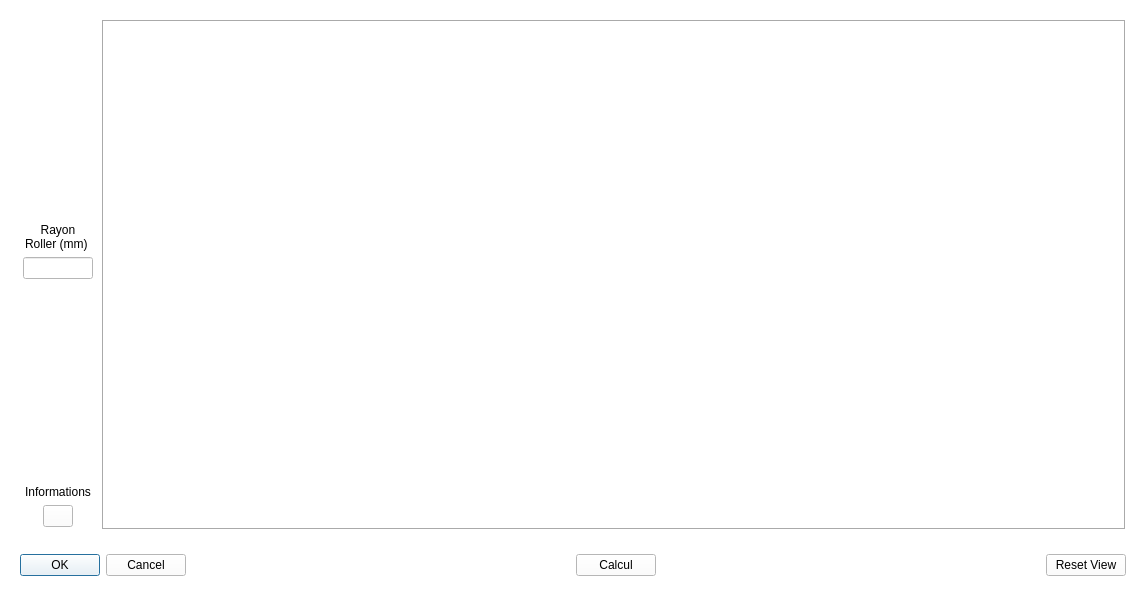
<?xml version="1.0" encoding="UTF-8"?>
<ui version="4.0">
 <class>RollerDialog</class>
 <widget class="QWidget" name="RollerDialog">
  <property name="geometry">
   <rect>
    <x>0</x>
    <y>0</y>
    <width>1146</width>
    <height>596</height>
   </rect>
  </property>
  <property name="windowTitle">
   <string>Vérification Pression de Hertz</string>
  </property>
  <property name="styleSheet">
   <string notr="true">background-color: rgb(255, 255, 255);</string>
  </property>
  <layout class="QVBoxLayout" name="RollerLayout">
   <item>
    <widget class="QWidget" name="mainWidget" native="true">
     <layout class="QHBoxLayout" name="mainLayout">
      <item alignment="Qt::AlignLeft">
       <widget class="QWidget" name="parametersWidget" native="true">
        <layout class="QVBoxLayout" name="parametersLayout">
         <property name="leftMargin">
          <number>3</number>
         </property>
         <property name="topMargin">
          <number>3</number>
         </property>
         <property name="rightMargin">
          <number>3</number>
         </property>
         <property name="bottomMargin">
          <number>3</number>
         </property>
         <item>
          <spacer name="verticalSpacer_4">
           <property name="orientation">
            <enum>Qt::Vertical</enum>
           </property>
           <property name="sizeType">
            <enum>QSizePolicy::Expanding</enum>
           </property>
           <property name="sizeHint" stdset="0">
            <size>
             <width>20</width>
             <height>20</height>
            </size>
           </property>
          </spacer>
         </item>
         <item>
          <widget class="QLabel" name="rollerradiusLabel">
           <property name="sizePolicy">
            <sizepolicy hsizetype="Preferred" vsizetype="Preferred">
             <horstretch>0</horstretch>
             <verstretch>0</verstretch>
            </sizepolicy>
           </property>
           <property name="text">
            <string>&lt;html&gt;&lt;head/&gt;&lt;body&gt;&lt;p align=&quot;center&quot;&gt;Rayon &lt;br/&gt; Roller (mm) &lt;/p&gt;&lt;/body&gt;&lt;/html&gt;</string>
           </property>
          </widget>
         </item>
         <item alignment="Qt::AlignHCenter">
          <widget class="QLineEdit" name="rollerradiusEdit">
           <property name="sizePolicy">
            <sizepolicy hsizetype="Preferred" vsizetype="Fixed">
             <horstretch>0</horstretch>
             <verstretch>0</verstretch>
            </sizepolicy>
           </property>
           <property name="maximumSize">
            <size>
             <width>70</width>
             <height>16777215</height>
            </size>
           </property>
           <property name="sizeIncrement">
            <size>
             <width>0</width>
             <height>0</height>
            </size>
           </property>
          </widget>
         </item>
         <item>
          <spacer name="verticalSpacer">
           <property name="orientation">
            <enum>Qt::Vertical</enum>
           </property>
           <property name="sizeHint" stdset="0">
            <size>
             <width>20</width>
             <height>40</height>
            </size>
           </property>
          </spacer>
         </item>
         <item alignment="Qt::AlignHCenter">
          <widget class="QLabel" name="infoLabel">
           <property name="text">
            <string>&lt;html&gt;&lt;head/&gt;&lt;body&gt;&lt;p align=&quot;center&quot;&gt;Informations&lt;/p&gt;&lt;/body&gt;&lt;/html&gt;</string>
           </property>
          </widget>
         </item>
         <item alignment="Qt::AlignHCenter">
          <widget class="QPushButton" name="infoButton">
           <property name="sizePolicy">
            <sizepolicy hsizetype="Fixed" vsizetype="Fixed">
             <horstretch>0</horstretch>
             <verstretch>0</verstretch>
            </sizepolicy>
           </property>
           <property name="maximumSize">
            <size>
             <width>30</width>
             <height>16777215</height>
            </size>
           </property>
           <property name="text">
            <string/>
           </property>
           <property name="icon">
            <iconset resource="resources/resources.qrc">
             <normaloff>:/icons/icons/info-icon.svg</normaloff>:/icons/icons/info-icon.svg</iconset>
           </property>
          </widget>
         </item>
        </layout>
       </widget>
      </item>
      <item>
       <widget class="QStackedWidget" name="stackedWidget">
        <property name="sizePolicy">
         <sizepolicy hsizetype="Expanding" vsizetype="Expanding">
          <horstretch>0</horstretch>
          <verstretch>0</verstretch>
         </sizepolicy>
        </property>
        <property name="frameShape">
         <enum>QFrame::Box</enum>
        </property>
        <property name="frameShadow">
         <enum>QFrame::Sunken</enum>
        </property>
        <property name="currentIndex">
         <number>0</number>
        </property>
        <widget class="QWidget" name="displacementPage">
         <property name="sizePolicy">
          <sizepolicy hsizetype="Expanding" vsizetype="Expanding">
           <horstretch>0</horstretch>
           <verstretch>0</verstretch>
          </sizepolicy>
         </property>
         <layout class="QVBoxLayout" name="displacementLayout">
          <property name="leftMargin">
           <number>0</number>
          </property>
          <property name="topMargin">
           <number>0</number>
          </property>
          <property name="rightMargin">
           <number>0</number>
          </property>
          <property name="bottomMargin">
           <number>0</number>
          </property>
         </layout>
        </widget>
       </widget>
      </item>
     </layout>
    </widget>
   </item>
   <item>
    <widget class="QWidget" name="buttonsWidget" native="true">
     <layout class="QHBoxLayout" name="buttonsLayout">
      <item>
       <widget class="QDialogButtonBox" name="buttonBox">
        <property name="standardButtons">
         <set>QDialogButtonBox::Cancel|QDialogButtonBox::Ok</set>
        </property>
       </widget>
      </item>
      <item>
       <spacer name="horizontalSpacer_4">
        <property name="orientation">
         <enum>Qt::Horizontal</enum>
        </property>
        <property name="sizeType">
         <enum>QSizePolicy::Expanding</enum>
        </property>
        <property name="sizeHint" stdset="0">
         <size>
          <width>500</width>
          <height>20</height>
         </size>
        </property>
       </spacer>
      </item>
      <item>
       <widget class="QPushButton" name="computeButton">
        <property name="text">
         <string>Calcul</string>
        </property>
       </widget>
      </item>
      <item>
       <spacer name="horizontalSpacer">
        <property name="orientation">
         <enum>Qt::Horizontal</enum>
        </property>
        <property name="sizeType">
         <enum>QSizePolicy::Expanding</enum>
        </property>
        <property name="sizeHint" stdset="0">
         <size>
          <width>500</width>
          <height>20</height>
         </size>
        </property>
       </spacer>
      </item>
      <item>
       <widget class="QPushButton" name="resetviewButton">
        <property name="text">
         <string>Reset View</string>
        </property>
       </widget>
      </item>
     </layout>
    </widget>
   </item>
  </layout>
 </widget>
 <resources>
  <include location="resources/resources.qrc"/>
 </resources>
 <connections>
  <connection>
   <sender>buttonBox</sender>
   <signal>accepted()</signal>
   <receiver>RollerDialog</receiver>
   <slot>accept()</slot>
   <hints>
    <hint type="sourcelabel">
     <x>95</x>
     <y>565</y>
    </hint>
    <hint type="destinationlabel">
     <x>572</x>
     <y>297</y>
    </hint>
   </hints>
  </connection>
  <connection>
   <sender>buttonBox</sender>
   <signal>rejected()</signal>
   <receiver>RollerDialog</receiver>
   <slot>reject()</slot>
   <hints>
    <hint type="sourcelabel">
     <x>95</x>
     <y>565</y>
    </hint>
    <hint type="destinationlabel">
     <x>572</x>
     <y>297</y>
    </hint>
   </hints>
  </connection>
 </connections>
 <slots>
  <slot>accept()</slot>
  <slot>reject()</slot>
 </slots>
</ui>
